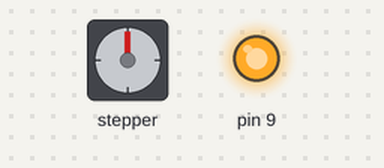
Bench run of a sketch on a simulated Arduino Uno, built with avr-gcc and run on an emulated ATmega328P. Shown: stepper motor, output pins drawn as LEDs (lit = HIGH). The modem accepts every AT command (registered, SIM ready, sends succeed) and sends nothing else; stepper angles assume 200 steps per turn; what the sketch prints to the serial monitor is not drawn.

Above: at 1.92 s.
At 7.35 s:
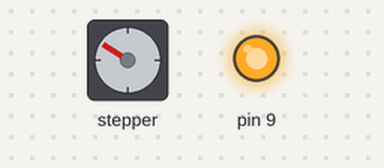
At 12.71 s:
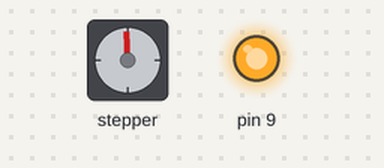
At 28.08 s:
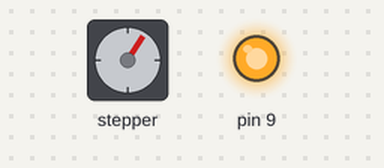
Timing chart, 0 to 29.8 s (numbered marks = the images above):
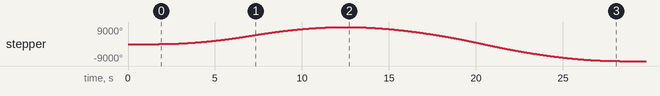

The sketch:

motor_sinkers.ino
```cpp
#include <AccelStepper.h>
#include <SoftwareSerial.h>

SoftwareSerial BTserial(10, 11); // RX | TX

char c = ' ';
char lineBuffer[100];
char subBuffer[30];
int index = 0;
int index2 = 0;
int total = 0;
bool capture = false;
String send = "";

unsigned long previousMillis = 0;  //will store last time LED was blinked
unsigned long period = 20000;
unsigned long MAX_PERIOD = 45000;

int motorSpeed = 2500;
int motorAccel = 200;
int movePos = 5000;

const int TOP_SPEED = 3000;
const int TOP_ACCEL = 200;
const int MAX_DIST = 20000;

// Define a stepper and the pins it will use
AccelStepper stepper(AccelStepper::DRIVER, 2, 3);

boolean motorOn = true;
int timeWithoutDelayCount = 0;

void delayAndRead()
{
  delay(50);
  while (BTserial.available())
  {
    c = BTserial.read();
  }
  delay(100);
}

void initHC05ToInq()
{
  BTserial.println("AT+CMODE=1");// Enable connect to any device
  delayAndRead();
  BTserial.println("AT+ROLE=1");// Set to master in order to enable scanning
  delayAndRead();
  BTserial.println("AT+INQM=1,50,5");//RSSI, Max 10 devices, ~30s
  delayAndRead();
  BTserial.println("AT+CLASS=0");// Disable COD filter
  delayAndRead();
  BTserial.println("AT+INIT");// Init.
  delayAndRead();
}

void initMessage()
{
  send = "Bluetooth1;{\"state\":{\"reported\":{\"devices\":[";
}


void setup() {
  pinMode(9, OUTPUT);
  digitalWrite(9, HIGH);
  Serial.begin(9600);           // set up Serial library at 9600 bps

  // HC-05 default serial speed for AT mode is 38400
  BTserial.begin(38400);

  // Wait for hardware to initialize
  delay(1000);

  // Set correct states for inq
  initHC05ToInq();

  // Start inq
  initMessage();
  BTserial.println("AT+INQ");

  stepper.setMaxSpeed(motorSpeed);
  stepper.setAcceleration(motorAccel);
  stepper.moveTo(movePos);
}

void readBuffer() {

  // Keep reading from HC-05 and send to Arduino Serial Monitor
  if (BTserial.available())
  {
    // Read character and append into buffer
    c = BTserial.read();
    lineBuffer[index] = c;
    index++;

    // When line ends
    if (c == '\n')
    {
      // Remove line end characters from buffer
      lineBuffer[index - 1] = 0; // \r\n

      // Reset buffer index for next line
      index = 0;

      if (lineBuffer[0] == 'O' && lineBuffer[1] == 'K')
      {
        // Finish message
        send += "]}}}";
        // DEBUG / TODO actually send this message
        if (total > 0)
        {
          Serial.print("Total = ");
          Serial.println(total);
          period = map(total, 0, 50, MAX_PERIOD, 0);
          Serial.print("Period is now ");
          Serial.println(period);
          motorSpeed = map(total, 0, 50, 2500, TOP_SPEED);
          motorAccel = motorSpeed * 0.08;
          movePos = map(total, 0, 50, 5000, MAX_DIST);
          stepper.setMaxSpeed(motorSpeed);
          stepper.setAcceleration(motorAccel);
          Serial.print("Motor Speed is now ");
          Serial.println(motorSpeed);
          Serial.print("Motor Acceleration is now ");
          Serial.println(motorAccel);
          Serial.print("Move Position is now ");
          Serial.println(movePos);
          Serial.println(send);

          Serial.print("stepper.distanceToGo = ");
          Serial.println(stepper.distanceToGo());
        }
        // Restart INQ
        BTserial.println("AT+INQ");
        total = 0;
        initMessage();
      }
      else
      {
        capture = false;
        index2 = 0;
        for (index = 0; index < 30; index++)
        {
          if (!capture)
          {
            if (lineBuffer[index] == ':')
            {
              capture = true;
            }
          }
          else
          {
            subBuffer[index2] = lineBuffer[index];
            if (lineBuffer[index] == ',')
            {
              subBuffer[index2] = 0;
              break;
            }
            index2++;
          }
        }
        index = 0;

        // Add this line buffer
        String str((char*)subBuffer);

        if (send.indexOf(str) <= 0)
        {
          // If not first then add comma
          if (total > 0)
          {
            send += ",";
          }

          send += "\"";
          send += str;
          send += "\"";
          // Keep count
          total++;
        }
      }
    }
  }
}

void loop() {
  unsigned long currentMillis = millis();

  if ((currentMillis - previousMillis) >= period) {

    motorOn = !motorOn;

    // reset the motor position
    if (motorOn && stepper.distanceToGo() == 0) {
      stepper.moveTo(movePos);
    }

    // Don't let the motor run too long without a pause
    if (!motorOn && stepper.isRunning()) {
      timeWithoutDelayCount++;
      if (timeWithoutDelayCount > 4) {
        motorOn = false;
      }
    }
    previousMillis = currentMillis;
  }

  // if the motor should be on, run the business
  if (motorOn) {
    if (stepper.distanceToGo() == 0) {
      stepper.moveTo(-stepper.currentPosition());
    }
    stepper.run();
  } else if (!motorOn) { // if the motor should be off…
    if (stepper.distanceToGo() == 0) { // and it's completed its turn
      timeWithoutDelayCount = 0;
      readBuffer(); // check devices
    } else {
      stepper.run(); // otherwise let it finish its thing!
    }
  }


}
```

Measured:
- by itself, stepper: turns 9000° clockwise in 10.7 s, then 18000° counter-clockwise in 15.7 s
